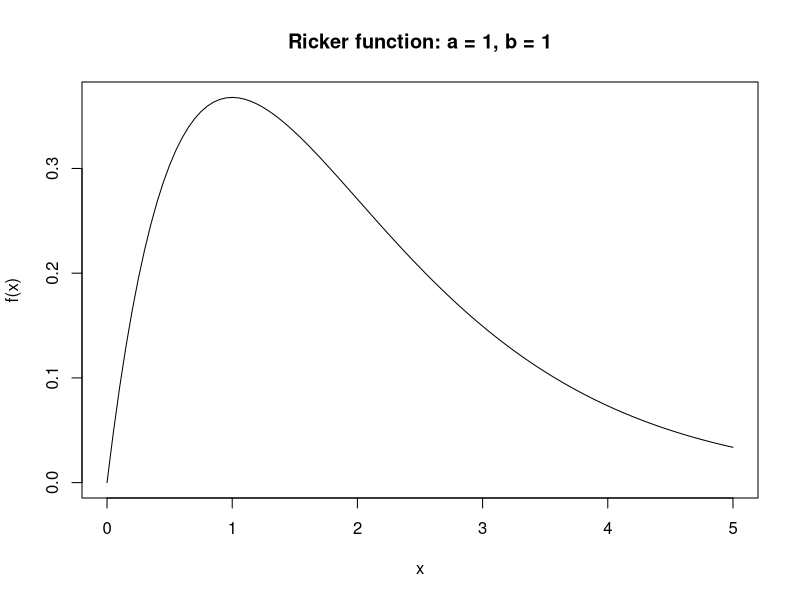
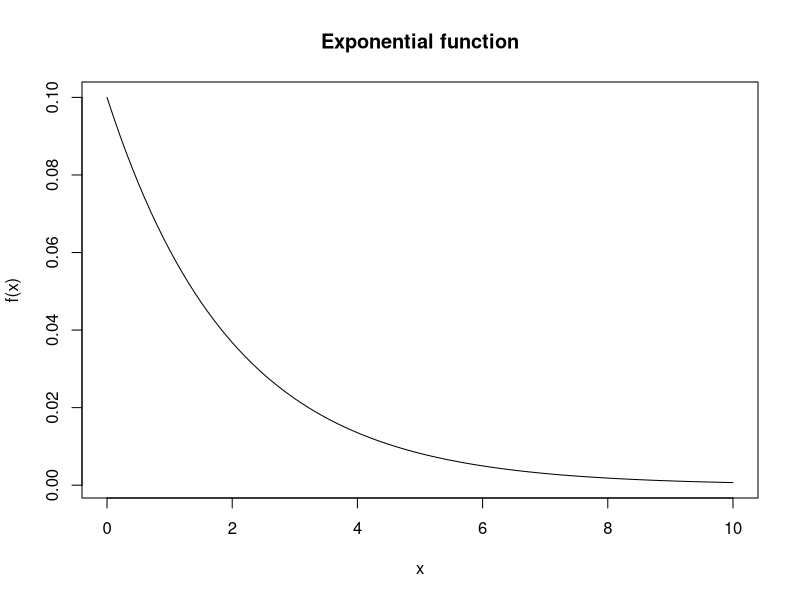
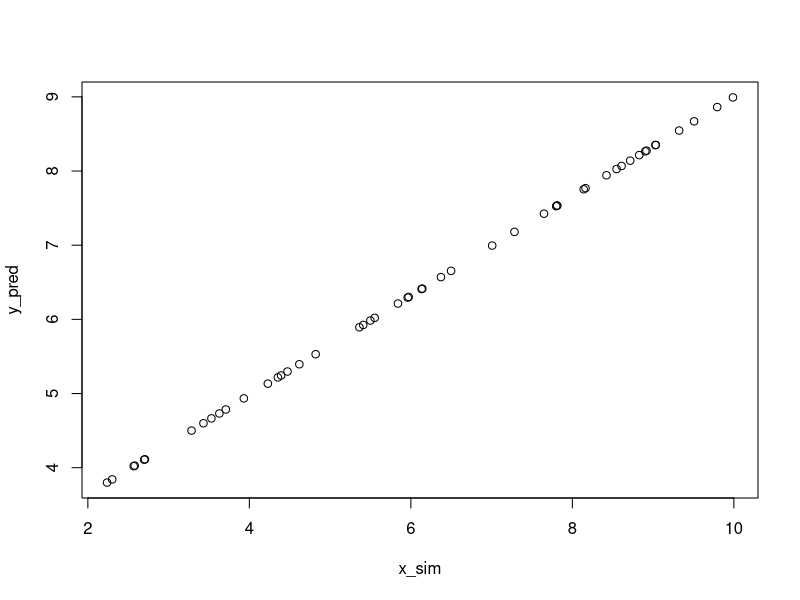
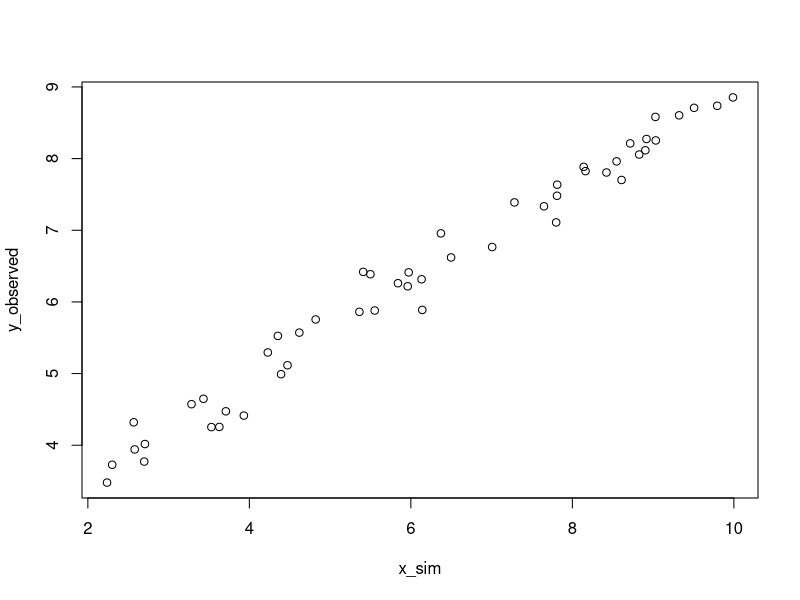
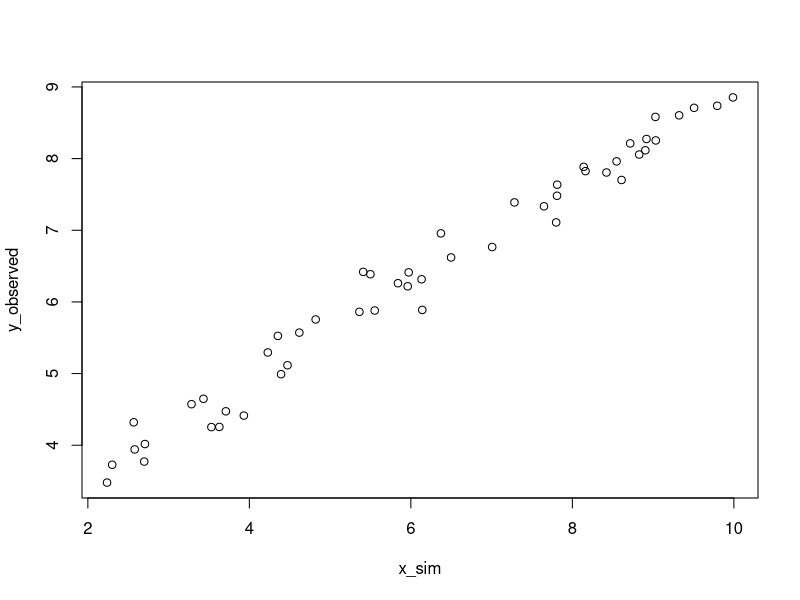
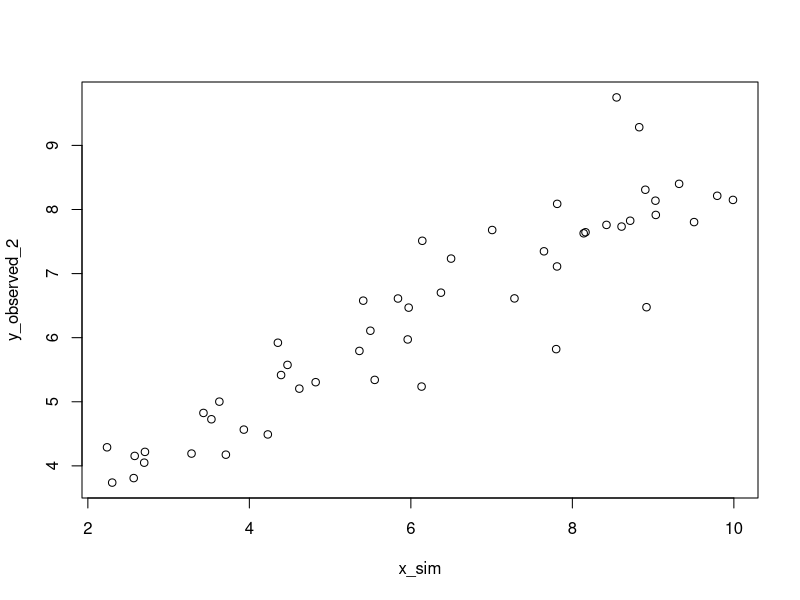
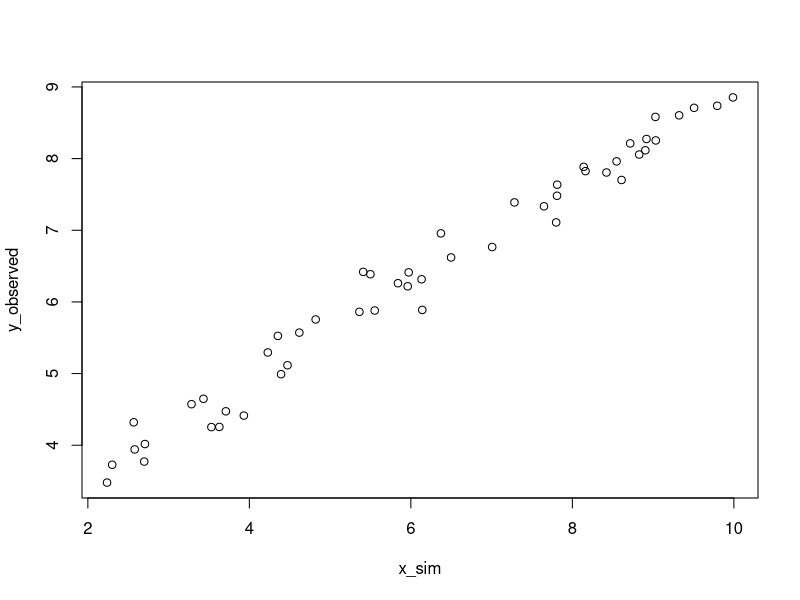
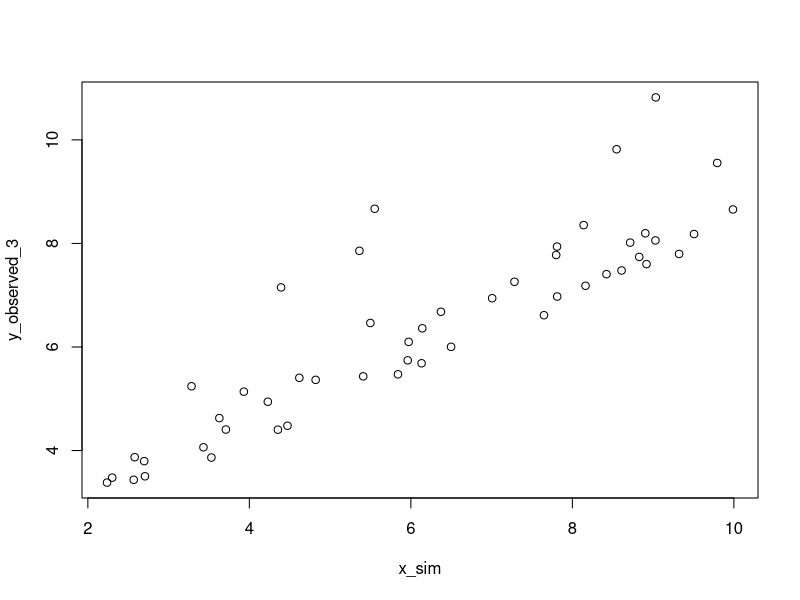

Recreate these plots in R, in order. (Note: this script raises an error after producing the figures.)
## ---- chunk 1
require(here)
knitr::opts_chunk$set(echo = TRUE)


exp_fun = function(x, a, b) { return(a * exp(-b * x))}
ricker_fun = function(x, a, b) { return(a * x * exp(-b * x))}

## ---- chunk 2
ricker_fun = function(x, a, b) 
{
  return(a * x * exp(-b * x))
}
## ---- chunk 3
curve(
  ricker_fun(x, 1, 1), 
  from = 0, to = 5, add = FALSE, 
  main = "Ricker function: a = 1, b = 1",
  ylab = "f(x)", xlab = "x")
## ---- chunk 4
curve(
  exp_fun(x, 0.1, 0.5), 
  from = 0, to = 10, add = FALSE, 
  main = "Exponential function",
  ylab = "f(x)", xlab = "x")
## ---- chunk 5

# Seed the RNG so we can reproduce our results
set.seed(1234567)

# Specify the x-range and number of poitns:
n_pts = 50
x_min = 2
x_max = 10

# Generate the x-values
x_sim = runif(n_pts, min = x_min, max = x_max)

## ---- chunk 6
param_intercept = 2.3
param_slope = 0.67
y_pred = param_intercept + x_sim * param_slope
plot(x_sim, y_pred)
## ---- chunk 7
error_mean = 0
error_sd = 0.25

y_observed = 
  y_pred + 
  rnorm(
    n = n_pts, 
    mean = error_mean, 
    sd = error_sd)
plot(x_sim, y_observed)
## ---- chunk 8
error_mean = 0
error_sd = 0.1

y_observed_2 = 
  y_pred + 
  rnorm(
    n = n_pts, 
    mean = error_mean, 
    sd = error_sd * x_sim)
plot(x_sim, y_observed)
plot(x_sim, y_observed_2)
## ---- chunk 9
y_observed_3 = 
  y_pred +
  rexp(n_pts, rate = 1.2) - 1 / 1.2
plot(x_sim, y_observed)
plot(x_sim, y_observed_3)
## ---- chunk 10
par(mfrow = c(3, 1))
plot(x_sim, y_observed)
plot(x_sim, y_observed_2)
plot(x_sim, y_observed_3)
## ---- chunk 11
par(mfrow = c(3, 1))
hist(y_observed - y_pred, main = "sim data 1", xlab = "observed y=values")
hist(y_observed_2 - y_pred, main = "sim data 2", xlab = "observed y=values")
hist(y_observed_3 - y_pred, main = "sim data 3", xlab = "observed y=values")
## ---- chunk 12

  question_source_files = find_file("Q", search_path = find_file("lab_05", directory = TRUE), return_all = TRUE)
    add_moodle_quiz_questions(question_source_files[1])
